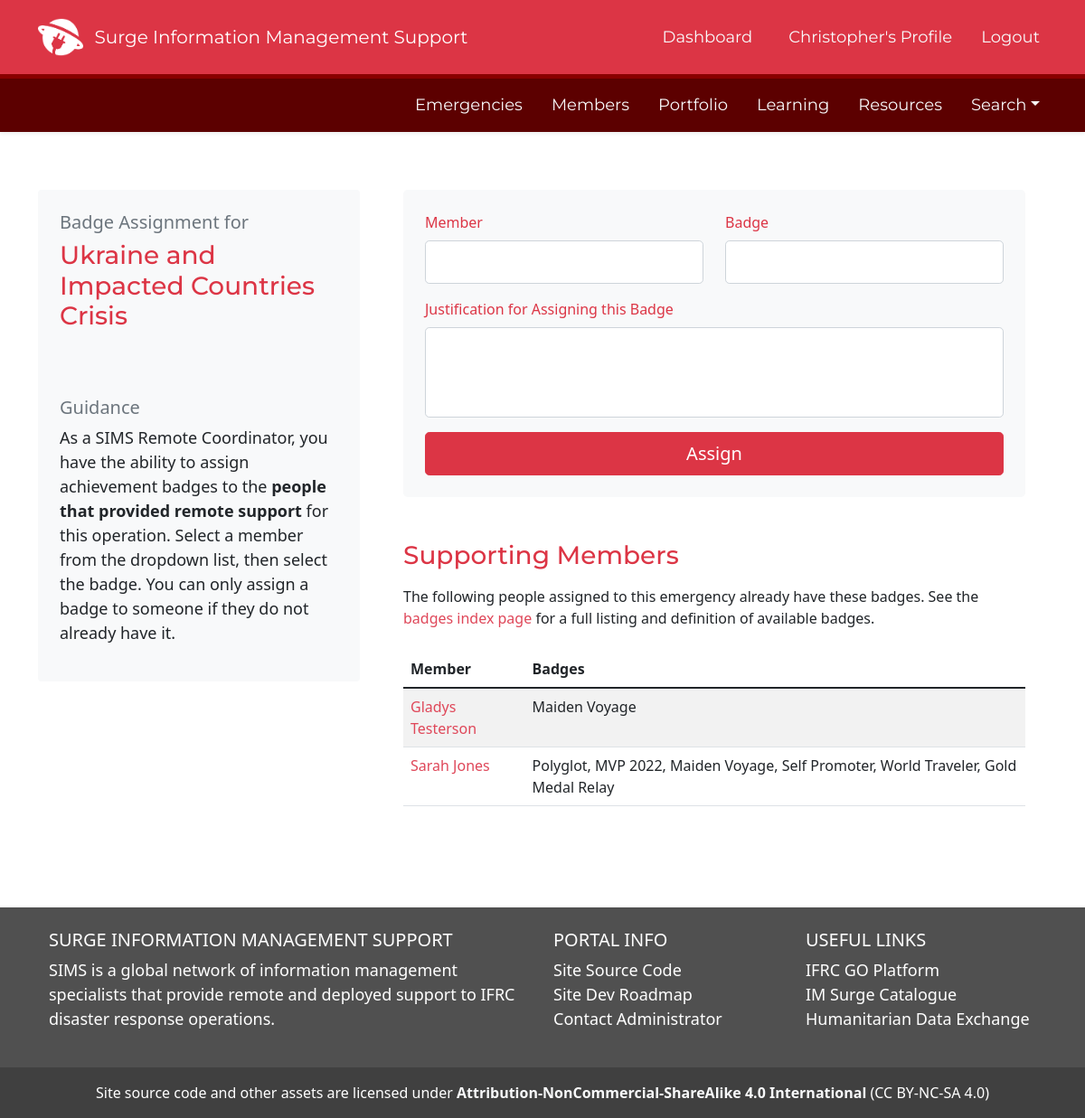
Page /badge_assignment_simsco/4 (signed in) on the committed database.
### SIMS_Portal/models.py (models this page shows, shortened)
class User(db.Model, UserMixin):
	__tablename__ = 'user'
	id = db.Column(db.Integer, primary_key=True)
	firstname = db.Column(db.String(40), nullable=False)
	lastname = db.Column(db.String(40), nullable=False)
	status = db.Column(db.String(20), default='Pending')
	birthday = db.Column(db.Date)
	email = db.Column(db.String(120), unique=True, nullable=False)
	password = db.Column(db.String(60), nullable=False)
	molnix_id = db.Column(db.Integer)
	job_title = db.Column(db.String(120))
	unit = db.Column(db.String(120))
	bio = db.Column(db.Text)
	is_admin = db.Column(db.Boolean, default=False)
	roles = db.Column(db.String(1000))
	languages = db.Column(db.String(1000))
	image_file = db.Column(db.String(20), nullable=False, default='default.png')
	twitter = db.Column(db.String(120))
	slack_id = db.Column(db.String(120))
	github = db.Column(db.String(120))
	linked_in = db.Column(db.String(120))
	messaging_number_country_code = db.Column(db.Integer)
	messaging_number = db.Column(db.Integer)
	ns_id = db.Column(db.Integer, db.ForeignKey('nationalsociety.ns_go_id'))
	assignments = db.relationship('Assignment', backref='assigned_member')
	products = db.relationship('Portfolio', backref='creator', lazy=True)
	skills = db.relationship('Skill', secondary='user_skill', backref='members_with_skill')
	languages = db.relationship('Language', secondary='user_language', backref='members_with_language')
	badges = db.relationship('Badge', secondary='user_badge', backref='members_with_badge')
	working_groups = db.relationship('WorkingGroup', secondary='user_workinggroup', backref='members_with_workinggroup')
	created_at = db.Column(db.DateTime, server_default=func.now())
	updated_at = db.Column(db.DateTime, onupdate=func.now())
	fullname = column_property(firstname + " " + lastname)
	@hybrid_property
	def fullname(self):
		return self.firstname + " " + self.lastname

class Emergency(db.Model):
	__tablename__ = 'emergency'
	id = db.Column(db.Integer, primary_key=True)
	emergency_name = db.Column(db.String(100), nullable=False)
	emergency_status = db.Column(db.String(100), nullable=False, default='Active')
	emergency_glide = db.Column(db.String(20))
	emergency_go_id = db.Column(db.Integer)
	emergency_location_id = db.Column(db.Integer)
	emergency_review_id = db.Column(db.Integer)
	activation_details = db.Column(db.String(1000))
	slack_channel = db.Column(db.String)
	dropbox_url = db.Column(db.String)
	trello_url = db.Column(db.String)
	emergency_type_id = db.Column(db.Integer, db.ForeignKey('emergencytype.id'))
	emergency_products = db.relationship('Portfolio', backref='emergency_response', lazy=True)
	assigned_to = db.relationship('Assignment', backref='assigned_emergency', lazy=True)
	story_id = db.relationship('Story', backref='associated_story', lazy=True)
	created_at = db.Column(db.DateTime, server_default=func.now())
	updated_at = db.Column(db.DateTime, onupdate=func.now())

### SIMS_Portal/main/routes.py (the view, shortened to what this page needs)
@main.route('/badge_assignment_simsco/<int:dis_id>', methods=['GET', 'POST'])
@login_required
def badge_assignment_sims_co(dis_id):
	badge_form = BadgeAssignmentViaSIMSCoForm()
	event_name = db.session.query(Emergency).filter(Emergency.id == dis_id).first()
	assigned_badges = db.engine.execute("SELECT u.id, u.firstname, u.lastname, GROUP_CONCAT(b.name, ', ') as badges FROM user u JOIN user_badge ub ON ub.user_id = u.id JOIN badge b ON b.id = ub.badge_id JOIN assignment a ON a.user_id = u.id JOIN emergency e ON e.id = a.emergency_id WHERE u.status = 'Active' AND e.id = {} AND a.role = 'Remote IM Support' GROUP BY u.id ORDER BY u.firstname".format(dis_id))
	assigned_members = db.session.query(Emergency, Assignment, User).join(Assignment, Assignment.emergency_id == Emergency.id).join(User, User.id == Assignment.user_id).filter(Emergency.id == dis_id).all()
	sims_co_ids = db.session.query(User, Assignment, Emergency).join(Assignment, Assignment.user_id == User.id).join(Emergency, Emergency.id == Assignment.emergency_id).filter(Emergency.id == dis_id, Assignment.role == 'SIMS Remote Coordinator').all()
	user_is_sims_co = check_sims_co(dis_id)
	if request.method == 'GET' and user_is_sims_co == True:
		query = User.query.join(Assignment, Assignment.user_id == User.id).join(Emergency, Emergency.id == Assignment.emergency_id).filter(Emergency.id == dis_id, Assignment.role == 'Remote IM Support')
		badge_form.user_name.query = query
		return render_template('emergency_badge_assignment.html', title='Assign Badges', user_is_sims_co=user_is_sims_co, assigned_members=assigned_members, event_name=event_name, badge_form=badge_form, assigned_badges=assigned_badges)

### SIMS_Portal/main/forms.py
class BadgeAssignmentViaSIMSCoForm(FlaskForm):
	user_name = QuerySelectField('Member', query_factory=lambda:User.query.order_by(User.firstname).filter(User.status == 'Active').all(), get_label='fullname', allow_blank=True)
	badge_name = QuerySelectField('Badge', query_factory=lambda:Badge.query.order_by(Badge.name).all(), get_label='name', allow_blank=True)
	assigner_justify = StringField('Justification for Assigning this Badge', render_kw={'style':'height: 100px'})
	submit_badge = SubmitField('Assign')

### SIMS_Portal/main/utils.py (called while the page is built)
def check_sims_co(emergency_id):
	sims_co_ids = db.session.query(User, Assignment, Emergency).join(Assignment, Assignment.user_id == User.id).join(Emergency, Emergency.id == Assignment.emergency_id).filter(Emergency.id == emergency_id, Assignment.role == 'SIMS Remote Coordinator').all()
	sims_co_list = []
	for coordinator in sims_co_ids:
		sims_co_list.append(coordinator.User.id)
	if current_user.id in sims_co_list:
		user_is_sims_co = True
	else:
		user_is_sims_co = False
	return user_is_sims_co

### SIMS_Portal/models.py (called while the page is built)
@login_manager.user_loader
def load_user(user_id):
	return User.query.get(int(user_id))

### SIMS_Portal/templates/emergency_badge_assignment.html (shortened to what this page needs)
{% extends "layout.html" %}
{% block content %}
<div class="container">
	<div class="row my-5">
		<div class="col col-md-4 rounded rounded-3">
			<div class="card border-0 p-4 bg-light">
				<div class="row">
					<h5 class="text-secondary">Badge Assignment for</h5>
					<h3 class="text-danger Montserrat mb-5">{{event_name.emergency_name}}</h3>
				</div>
				<div class="row">
					<h5 class="text-secondary mt-4">Guidance</h5>
					<p class="text-dark">As a SIMS Remote Coordinator, you have the ability to assign achievement badges to the <span class='fw-bold'>people that provided remote support</span> for this operation. Select a member from the dropdown list, then select the badge. You can only assign a badge to someone if they do not already have it.</p>
				</div>
			</div>
		</div>
		<div class="col mx-4">
			<div class='mb-5'>
				<form action="" method="POST" enctype="multipart/form-data" class="bg-light text-light p-4 rounded-3" novalidate>
					  <div class='row'>
						<div class='col'>{{ badge_form.user_name.label(class="form-control-label pb-2 text-danger") }}</div>
						<div class='col'>{{ badge_form.badge_name.label(class="form-control-label pb-2 text-danger") }}</div>
					</div>
					<div class='row mb-3'>
						<div class='col'>{{ badge_form.user_name(class="form-control form-control-lg") }} </div>
						<div class='col'>{{ badge_form.badge_name(class="form-control form-control-lg") }}</div>
					</div>
					<div class='row'>
						<div class='col'>{{ badge_form.assigner_justify.label(class="form-control-label pb-2 text-danger") }} </div>
					</div>
					<div class='row mb-3'>
						<div class='col'>{{ badge_form.assigner_justify(class="form-control form-control-lg") }} </div>
					</div>
					<div class='row'>
						<div class='col'>{{ badge_form.submit_badge(class="btn btn-lg btn-danger w-100") }}</div>
					</div>
				  </form>
			</div>
			<h3 class='text-danger my-3 Montserrat'>Supporting Members</h3>
			The following people assigned to this emergency already have these badges. See the <a href='/badges'>badges index page</a> for a full listing and definition of available badges.
			  <table class='table table-striped mt-4'>
				  <thead>
					  <tr>
						  <th>Member</th>
						  <th>Badges</th>
					  </tr>
				  </thead>
				  <tbody>
					  {% for user in assigned_badges %}
						  <tr>
							  <td><a href='/profile/view/{{user.id}}'>{{user.firstname}} {{user.lastname}}</a></td>
							  <td>{{user.badges}}</td>
						  </tr>
					  {% endfor %}
				  </tbody>
			  </table>
		</div>
	</div>
</div>
{% endblock content %}

### SIMS_Portal/templates/layout.html (shortened to what this page needs)
<!DOCTYPE html>
<html lang="en">
<head>
	<link href="https://cdn.jsdelivr.net/npm/bootstrap@5.1.3/dist/css/bootstrap.min.css" rel="stylesheet">
	<link rel="stylesheet" type="text/css" href="https://cdn.datatables.net/1.12.1/css/jquery.dataTables.css">
	<link rel="stylesheet" type="text/css" href="{{ url_for('static', filename='css/main.css') }}">
	<link rel="stylesheet" href="https://cdn.jsdelivr.net/npm/bootstrap-icons@1.8.3/font/bootstrap-icons.css">
	<link rel="stylesheet" href="https://cdn.jsdelivr.net/npm/fullcalendar@5.11.0/main.min.css">
	<link rel="stylesheet" href="https://maxcdn.bootstrapcdn.com/font-awesome/4.7.0/css/font-awesome.min.css">
</head>
<body class="d-flex flex-column min-vh-100" data-spy="scroll" data-target=".card" data-offset="50">
	<header>
	<nav id="navbar_top" class="navbar navbar-expand-md navbar-dark bg-danger navbar-static-top py-3">
	 <div class="container">
		 <img src='/static/assets/img/SIMS-Logo-Dark.png' height='50px'>&nbsp &nbsp
		{% if current_user.is_authenticated %}
			<a class="navbar-brand" href="/dashboard" style="font-family: 'Montserrat';">Surge Information Management Support</a>
		{% else %}
			<a class="navbar-brand" href="/" style="font-family: 'Montserrat';">Surge Information Management Support</a>
		{% endif %}
	  <div class="collapse navbar-collapse" id="main_nav">
		<ul class="navbar-nav ms-auto">
			{% if current_user.is_authenticated %}
				{% if request.path == '/dashboard' %}
					<li class="nav-item px-3"><button type="button" class="btn btn-light" style="font-family: 'Montserrat';">Dashboard</button></li>
				{% else %}
					<li class="nav-item px-3"><a class="nav-link text-light" href="/dashboard" style="font-family: 'Montserrat';"> Dashboard </a></li>
				{% endif %}
				{% if '/profile_edit/' in request.path %}
				<li class="nav-item px-2"><a class="nav-link text-light" href="/profile" style="font-family: 'Montserrat';"> Your Profile </a></li>
				{% elif request.path == '/profile' %}
					<li class="nav-item px-2"><button type="button" class="btn btn-light" style="font-family: 'Montserrat';">{{ current_user.firstname }}'s Profile</button></li>
				{% else %}
				<li class="nav-item px-2"><a class="nav-link text-light" href="/profile" style="font-family: 'Montserrat';"> {{ current_user.firstname }}'s Profile </a></li>
				{% endif %}
				<li class="nav-item ps-2"><a class="nav-link text-light" href="/logout" style="font-family: 'Montserrat';"> Logout </a></li>
			{% endif %}
		</ul>
	  </div>
	</nav>
	{% if current_user.is_authenticated %}
	<nav id="navbar_top_login" class="navbar navbar-expand-sm box-shadow shadow-sm navbar-dark sticky-top mb-2">
	 <div class="container">
	  <div class="collapse navbar-collapse" id="main_nav">
			<ul class="navbar-nav ms-auto">
				{% if '/emergencies/all' in request.path %}
					<li class="nav-item px-2"><button type="button" class="btn btn-light" style="font-family: 'Montserrat';">Emergencies</button></li>
				{% else %}
					<li class="nav-item px-2"><a class="nav-link text-light" href="{{ url_for('emergencies.view_all_emergencies')}}" style="font-family: 'Montserrat';">Emergencies</a></li>
				{% endif %}
				{% if '/members/all' in request.path %}
					<li class="nav-item px-2"><button type="button" class="btn btn-light" style="font-family: 'Montserrat';">Members</button></li>
				{% else %}
					<li class="nav-item px-2"><a class="nav-link text-light" href="{{ url_for('users.members_all')}}" style="font-family: 'Montserrat';">Members</a></li>
				{% endif %}
				{% if '/all_products' in request.path %}
					<li class="nav-item px-2"><button type="button" class="btn btn-light" style="font-family: 'Montserrat';">Portfolio</button></li>
				{% else %}
					<li class="nav-item px-2"><a class="nav-link text-light" href="{{ url_for('portfolios.all_products')}}" style="font-family: 'Montserrat';">Portfolio</a></li>
				{% endif %}
				{% if '/learning' in request.path %}
					<li class="nav-item px-2"><button type="button" class="btn btn-light" style="font-family: 'Montserrat';">Learning</button></li>
				{% else %}
					<li class="nav-item px-2"><a class="nav-link text-light" href="{{ url_for('main.learning')}}" style="font-family: 'Montserrat';">Learning</a></li>
				{% endif %}
				{% if '/resources' in request.path %}
					<li class="nav-item px-2"><button type="button" class="btn btn-light" style="font-family: 'Montserrat';">Resources</button></li>
				{% else %}
					<li class="nav-item px-2"><a class="nav-link text-light" href="{{ url_for('main.resources')}}" style="font-family: 'Montserrat';">Resources</a></li>
				{% endif %}
					<li class="nav-item dropdown ps-2 pl-3">
						<a class="nav-link dropdown-toggle text-light" href="#" id="navbarDropdown" role="button" data-toggle="dropdown" aria-haspopup="true" aria-expanded="false" style="font-family: 'Montserrat';">Search</a>
					</li>
			</ul>
		</div>
	  </div>
	</nav>
	{% endif %}
	</header>
	{% block content %}{% endblock %}
	<br><br>
	<footer class="text-white text-center text-lg-start mt-auto" style='background: #505050'>
	  <div class="container p-4">
		<div class="row">
		  <div class="col-lg-6 col-md-12 mb-4 mb-md-0">
			<h5 class="text-uppercase">Surge Information Management Support</h5>
			<p>
			  SIMS is a global network of information management specialists that provide remote and deployed support to IFRC disaster response operations.
			</p>
		  </div>
		  <div class="col-lg-3 col-md-6 mb-4 mb-md-0">
			<h5 class="text-uppercase">Portal Info</h5>
			<ul class="list-unstyled mb-0">
			  <li>
				<a href="https://github.com/JonathanGarro/SIMS-Portal-Neo" class="text-white">Site Source Code</a>
			  </li>
			  <li>
				<a href="https://trello.com/b/zzwVdwoY/sims-portal-development-roadmap" class="text-white">Site Dev Roadmap</a>
			  </li>
			  <li>
				<a href="#!" class="text-white">Contact Administrator</a>
			  </li>
			</ul>
		  </div>
		  <div class="col-lg-3 col-md-6 mb-4 mb-md-0">
			  <h5 class="text-uppercase">Useful Links</h5>
			  <ul class="list-unstyled mb-0">
				<li>
				  <a href="https://go.ifrc.org" class="text-white">IFRC GO Platform</a>
				</li>
				<li>
				  <a href="https://go.ifrc.org/deployments/catalogue/infoMgt" class="text-white">IM Surge Catalogue</a>
				</li>
				<li>
				  <a href="https://data.humdata.org" class="text-white">Humanitarian Data Exchange</a>
				</li>
			  </ul>
			</div>
		</div>
	  </div>
	  <div class="text-center p-3" style="background-color: rgba(0, 0, 0, 0.2);">
		Site source code and other assets are licensed under <a href='http://creativecommons.org/licenses/by-nc-sa/4.0/' class='text-light fw-bold'> Attribution-NonCommercial-ShareAlike 4.0 International</a> (CC BY-NC-SA 4.0)
	  </div>
	</footer>
</body>
</html>

### SIMS_Portal/static/css/main.css (style rules this page uses)
a { text-decoration: none; color: #df4759 }
a:link { text-decoration: none; color: #df4759 }
body { position: relative; }
p { font-size: 18px; }
li { font-size: 18px; }
#navbar_top_login { background: #5c0000 !important; }
.card { width: 100%; }
#navbar_top { border-bottom: 5px solid #890000; }
.Montserrat { font-family: 'Montserrat'; }

### rows in the picture
User: firstname "Christopher"
Emergency: emergency_name "Ukraine and Impacted Countries Crisis"
User: firstname "Gladys", lastname "Testerson", badges "Maiden Voyage"
User: firstname "Sarah", lastname "Jones", badges "Polyglot, MVP 2022, Maiden Voyage, Self Promoter, World Traveler, Gold Medal Relay"
